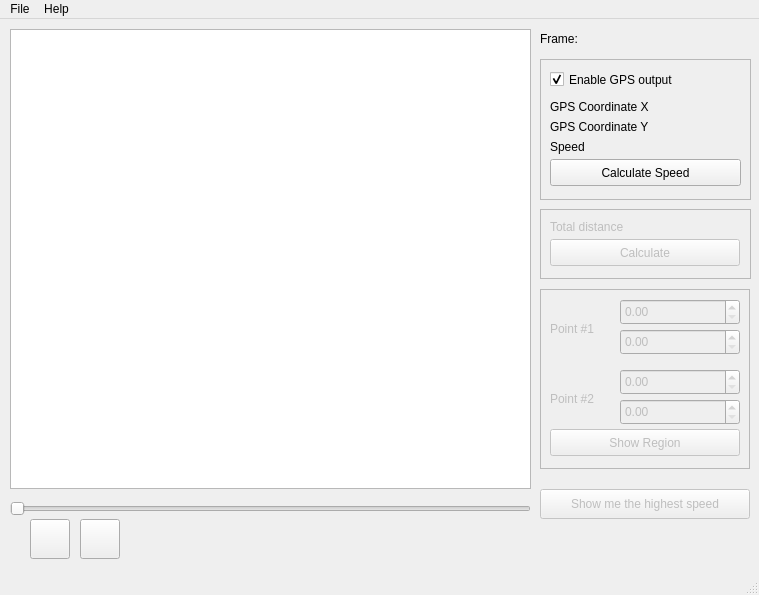
<?xml version="1.0" encoding="UTF-8"?>
<ui version="4.0">
 <class>MainWindow</class>
 <widget class="QMainWindow" name="MainWindow">
  <property name="geometry">
   <rect>
    <x>0</x>
    <y>0</y>
    <width>759</width>
    <height>595</height>
   </rect>
  </property>
  <property name="windowTitle">
   <string>Ski Resort Visualizer</string>
  </property>
  <property name="animated">
   <bool>true</bool>
  </property>
  <property name="tabShape">
   <enum>QTabWidget::Rounded</enum>
  </property>
  <property name="dockNestingEnabled">
   <bool>false</bool>
  </property>
  <widget class="QWidget" name="centralwidget">
   <widget class="QGraphicsView" name="videoFrame">
    <property name="geometry">
     <rect>
      <x>10</x>
      <y>10</y>
      <width>521</width>
      <height>460</height>
     </rect>
    </property>
    <property name="verticalScrollBarPolicy">
     <enum>Qt::ScrollBarAlwaysOff</enum>
    </property>
    <property name="horizontalScrollBarPolicy">
     <enum>Qt::ScrollBarAlwaysOff</enum>
    </property>
   </widget>
   <widget class="QFrame" name="GpsFrame">
    <property name="geometry">
     <rect>
      <x>540</x>
      <y>40</y>
      <width>211</width>
      <height>141</height>
     </rect>
    </property>
    <property name="frameShape">
     <enum>QFrame::StyledPanel</enum>
    </property>
    <property name="frameShadow">
     <enum>QFrame::Raised</enum>
    </property>
    <widget class="QLabel" name="label">
     <property name="geometry">
      <rect>
       <x>10</x>
       <y>40</y>
       <width>110</width>
       <height>16</height>
      </rect>
     </property>
     <property name="text">
      <string>GPS Coordinate X</string>
     </property>
    </widget>
    <widget class="QLabel" name="label_3">
     <property name="geometry">
      <rect>
       <x>10</x>
       <y>60</y>
       <width>110</width>
       <height>16</height>
      </rect>
     </property>
     <property name="text">
      <string>GPS Coordinate Y</string>
     </property>
    </widget>
    <widget class="QLabel" name="coord_x">
     <property name="geometry">
      <rect>
       <x>130</x>
       <y>40</y>
       <width>70</width>
       <height>16</height>
      </rect>
     </property>
     <property name="text">
      <string/>
     </property>
    </widget>
    <widget class="QLabel" name="speedLabel">
     <property name="geometry">
      <rect>
       <x>130</x>
       <y>80</y>
       <width>70</width>
       <height>16</height>
      </rect>
     </property>
     <property name="text">
      <string/>
     </property>
    </widget>
    <widget class="QPushButton" name="calcSpeedButton">
     <property name="geometry">
      <rect>
       <x>10</x>
       <y>100</y>
       <width>191</width>
       <height>27</height>
      </rect>
     </property>
     <property name="text">
      <string>Calculate Speed</string>
     </property>
    </widget>
    <widget class="QLabel" name="coord_y">
     <property name="geometry">
      <rect>
       <x>130</x>
       <y>60</y>
       <width>70</width>
       <height>16</height>
      </rect>
     </property>
     <property name="text">
      <string/>
     </property>
    </widget>
    <widget class="QLabel" name="label_5">
     <property name="geometry">
      <rect>
       <x>10</x>
       <y>80</y>
       <width>110</width>
       <height>16</height>
      </rect>
     </property>
     <property name="text">
      <string>Speed</string>
     </property>
    </widget>
    <widget class="QCheckBox" name="enableGpsCheckbox">
     <property name="geometry">
      <rect>
       <x>10</x>
       <y>10</y>
       <width>190</width>
       <height>21</height>
      </rect>
     </property>
     <property name="text">
      <string>Enable GPS output</string>
     </property>
     <property name="checked">
      <bool>true</bool>
     </property>
    </widget>
   </widget>
   <widget class="QFrame" name="TotalDistanceFrame">
    <property name="enabled">
     <bool>false</bool>
    </property>
    <property name="geometry">
     <rect>
      <x>540</x>
      <y>190</y>
      <width>211</width>
      <height>70</height>
     </rect>
    </property>
    <property name="frameShape">
     <enum>QFrame::StyledPanel</enum>
    </property>
    <property name="frameShadow">
     <enum>QFrame::Raised</enum>
    </property>
    <widget class="QLabel" name="label_7">
     <property name="geometry">
      <rect>
       <x>10</x>
       <y>10</y>
       <width>110</width>
       <height>16</height>
      </rect>
     </property>
     <property name="text">
      <string>Total distance</string>
     </property>
    </widget>
    <widget class="QLabel" name="totalDistanceLabel">
     <property name="geometry">
      <rect>
       <x>130</x>
       <y>10</y>
       <width>70</width>
       <height>16</height>
      </rect>
     </property>
     <property name="text">
      <string/>
     </property>
    </widget>
    <widget class="QPushButton" name="calcDistanceButton">
     <property name="geometry">
      <rect>
       <x>10</x>
       <y>30</y>
       <width>190</width>
       <height>27</height>
      </rect>
     </property>
     <property name="text">
      <string>Calculate</string>
     </property>
    </widget>
   </widget>
   <widget class="QPushButton" name="highestSpeedButton">
    <property name="enabled">
     <bool>false</bool>
    </property>
    <property name="geometry">
     <rect>
      <x>540</x>
      <y>470</y>
      <width>210</width>
      <height>30</height>
     </rect>
    </property>
    <property name="text">
     <string>Show me the highest speed</string>
    </property>
   </widget>
   <widget class="QPushButton" name="playPauseButton">
    <property name="geometry">
     <rect>
      <x>30</x>
      <y>500</y>
      <width>40</width>
      <height>40</height>
     </rect>
    </property>
    <property name="text">
     <string/>
    </property>
   </widget>
   <widget class="QSlider" name="videoSlider">
    <property name="geometry">
     <rect>
      <x>10</x>
      <y>480</y>
      <width>521</width>
      <height>19</height>
     </rect>
    </property>
    <property name="tracking">
     <bool>false</bool>
    </property>
    <property name="orientation">
     <enum>Qt::Horizontal</enum>
    </property>
   </widget>
   <widget class="QPushButton" name="stopButton">
    <property name="geometry">
     <rect>
      <x>80</x>
      <y>500</y>
      <width>40</width>
      <height>40</height>
     </rect>
    </property>
    <property name="autoFillBackground">
     <bool>false</bool>
    </property>
    <property name="text">
     <string/>
    </property>
    <property name="icon">
     <iconset>
      <normaloff>:/images/stop.ico</normaloff>:/images/stop.ico</iconset>
    </property>
   </widget>
   <widget class="QFrame" name="RegionFrame">
    <property name="enabled">
     <bool>false</bool>
    </property>
    <property name="geometry">
     <rect>
      <x>540</x>
      <y>270</y>
      <width>210</width>
      <height>180</height>
     </rect>
    </property>
    <property name="frameShape">
     <enum>QFrame::StyledPanel</enum>
    </property>
    <property name="frameShadow">
     <enum>QFrame::Raised</enum>
    </property>
    <widget class="QLabel" name="label_2">
     <property name="geometry">
      <rect>
       <x>10</x>
       <y>30</y>
       <width>59</width>
       <height>20</height>
      </rect>
     </property>
     <property name="text">
      <string>Point #1</string>
     </property>
    </widget>
    <widget class="QLabel" name="label_4">
     <property name="geometry">
      <rect>
       <x>10</x>
       <y>100</y>
       <width>59</width>
       <height>20</height>
      </rect>
     </property>
     <property name="text">
      <string>Point #2</string>
     </property>
    </widget>
    <widget class="QPushButton" name="showRegionButton">
     <property name="geometry">
      <rect>
       <x>10</x>
       <y>140</y>
       <width>190</width>
       <height>27</height>
      </rect>
     </property>
     <property name="text">
      <string>Show Region</string>
     </property>
    </widget>
    <widget class="QDoubleSpinBox" name="point1x">
     <property name="geometry">
      <rect>
       <x>80</x>
       <y>10</y>
       <width>120</width>
       <height>26</height>
      </rect>
     </property>
    </widget>
    <widget class="QDoubleSpinBox" name="point1y">
     <property name="geometry">
      <rect>
       <x>80</x>
       <y>40</y>
       <width>120</width>
       <height>26</height>
      </rect>
     </property>
    </widget>
    <widget class="QDoubleSpinBox" name="point2y">
     <property name="geometry">
      <rect>
       <x>80</x>
       <y>110</y>
       <width>120</width>
       <height>26</height>
      </rect>
     </property>
    </widget>
    <widget class="QDoubleSpinBox" name="point2x">
     <property name="geometry">
      <rect>
       <x>80</x>
       <y>80</y>
       <width>120</width>
       <height>26</height>
      </rect>
     </property>
    </widget>
   </widget>
   <widget class="QLabel" name="label_6">
    <property name="geometry">
     <rect>
      <x>540</x>
      <y>10</y>
      <width>50</width>
      <height>20</height>
     </rect>
    </property>
    <property name="text">
     <string>Frame:</string>
    </property>
   </widget>
   <widget class="QLabel" name="frameLabel">
    <property name="geometry">
     <rect>
      <x>590</x>
      <y>10</y>
      <width>150</width>
      <height>20</height>
     </rect>
    </property>
    <property name="text">
     <string/>
    </property>
   </widget>
  </widget>
  <widget class="QMenuBar" name="menubar">
   <property name="geometry">
    <rect>
     <x>0</x>
     <y>0</y>
     <width>759</width>
     <height>21</height>
    </rect>
   </property>
   <widget class="QMenu" name="menuFile">
    <property name="title">
     <string>File</string>
    </property>
    <addaction name="actionOpen"/>
    <addaction name="actionExit"/>
   </widget>
   <widget class="QMenu" name="menuAbout">
    <property name="title">
     <string>Help</string>
    </property>
    <addaction name="actionAbout"/>
   </widget>
   <addaction name="menuFile"/>
   <addaction name="menuAbout"/>
  </widget>
  <widget class="QStatusBar" name="statusbar"/>
  <action name="actionOpen">
   <property name="text">
    <string>Open file</string>
   </property>
  </action>
  <action name="actionExit">
   <property name="text">
    <string>Exit</string>
   </property>
  </action>
  <action name="actionAbout">
   <property name="text">
    <string>About Visualizer</string>
   </property>
  </action>
 </widget>
 <resources>
  <include location="resources.qrc"/>
 </resources>
 <connections/>
</ui>
